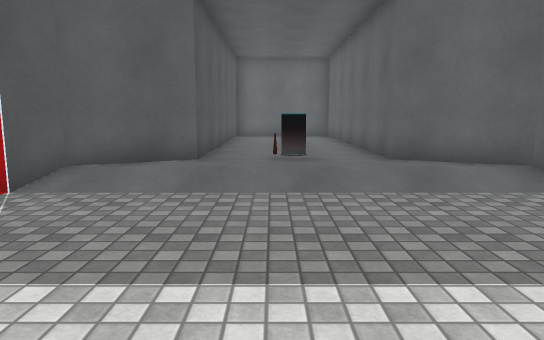
[1] (above)

12 first-person views from a walk through a Unity game level. The camera is 1.3 m above the floor, tilts 8° down and sees 70° across. The floor is counted in squares, 1 m on a side. Each view is taken from the middle of a square. On the plan, view 1 faces up. The plan holds only what a view shows up to about 16 squares ahead; the rest is blank. The player is left out. Some surface patterns are stand-ins.

[2]
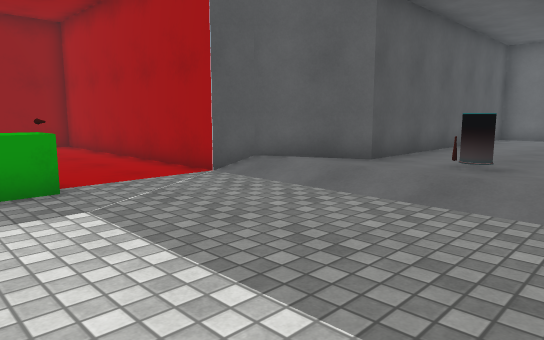

[3]
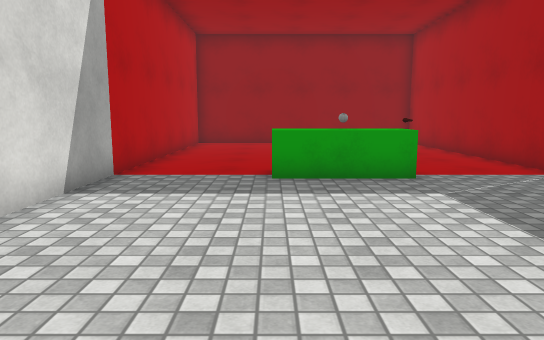

[4]
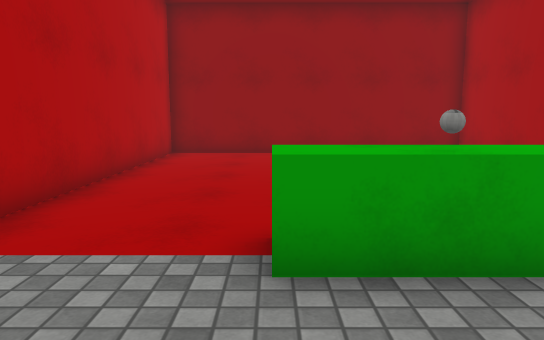

[5]
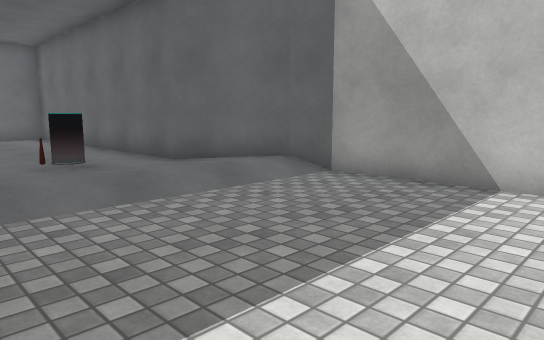

[6]
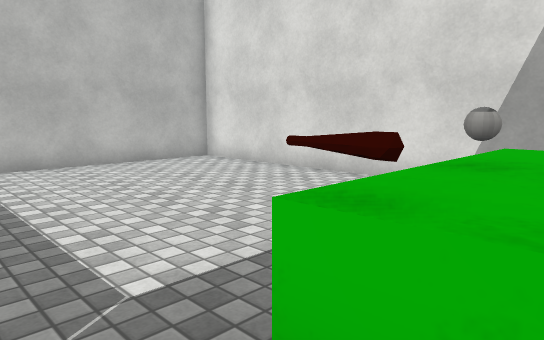

[7]
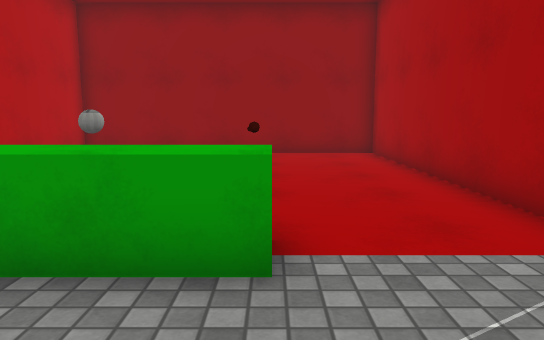

[8]
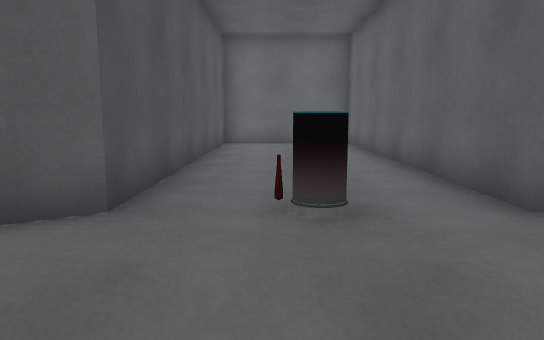

[9]
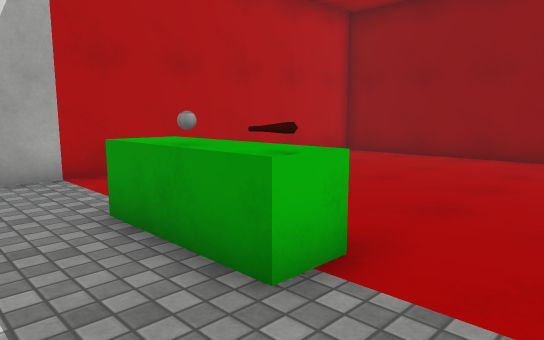

[10]
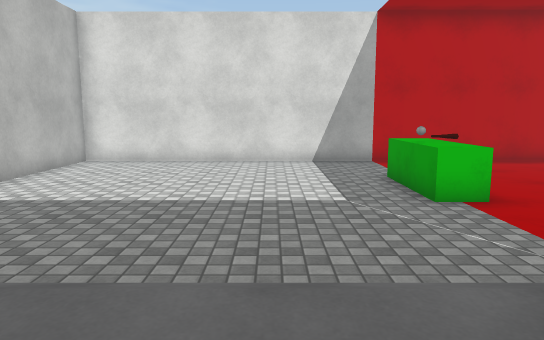

[11]
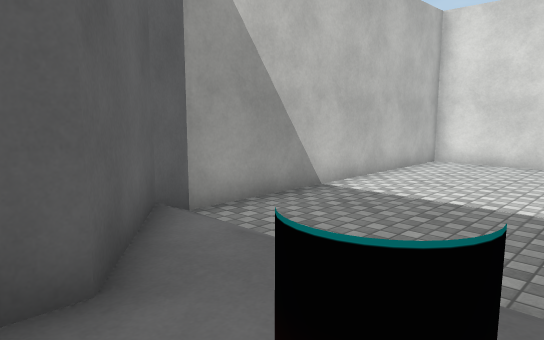

[12]
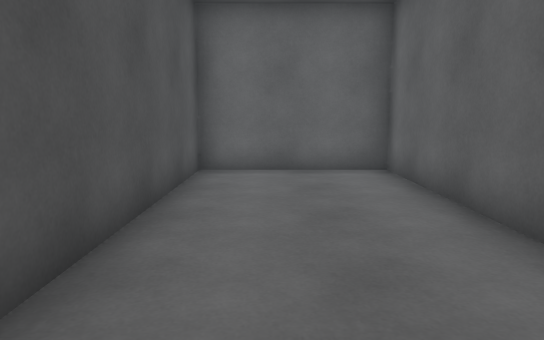

### Floor plan
Key: @ floor where view 1 was taken; # wall or solid block; . main floor; : floor 0.25 m higher than the main floor; / step, stairs or slope; ^ raised ledge; B ball; O other object.
Columns run from 15 left of view 1 to 6 right of it. Each row starts with its distance up from view 1.
 19              ######
 18              #::::#
 17              #::::#
 16              #::::#
 15              #::::#
 14              #::::#
 13              #::::#
 12              #::::#
 11              #::::#
 10              #::::#
  9             ##:OO:##
  8            ##::::::##
  7 ############////////##
  6 #....................#
  5 #....................#
  4 #....................#
  3 #.........^^.........#
  2 #.........^B.........#
  1 #.........^B.........#
  0 #.........^^...@.....#
 -1 #....................#
 -2 #....................#
 -3 #....................#
 -4 ######################

Where each view was taken, in squares from view 1:
view 1: 0 up, 0 right, facing up
view 2: 1 up, 3 right, facing up-left
view 3: 0 up, 4 right, facing left
view 4: 0 up, 1 left, facing left
view 5: 1 up, 2 left, facing up-right
view 6: 4 up, 5 left, facing down-right
view 7: 3 up, 1 left, facing left
view 8: 5 up, 0 right, facing up
view 9: 5 up, 2 left, facing down-left
view 10: 10 up, 1 left, facing down
view 11: 10 up, 0 right, facing down-right
view 12: 10 up, 0 right, facing up
